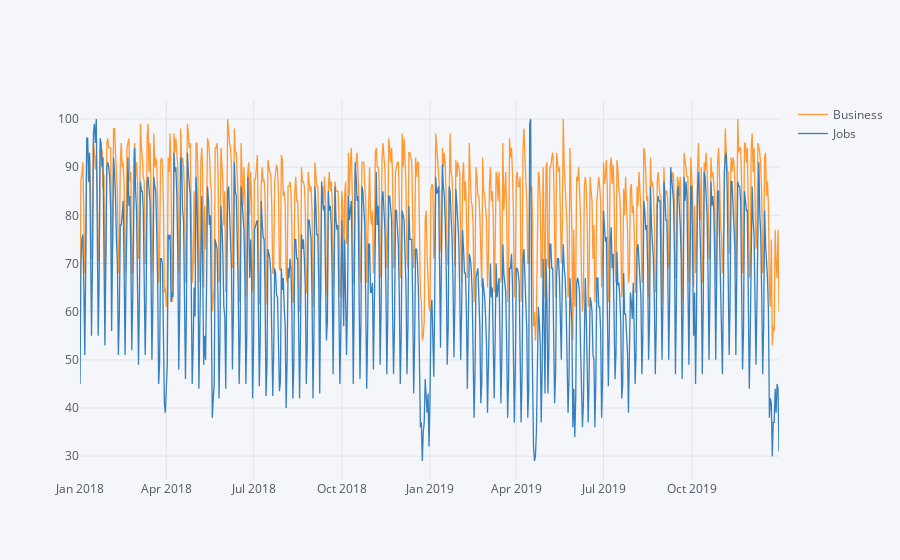

The cell this chart's notebook holds for it:
### Code cell
google_trends.loc['2018':'2019', ['Business','Jobs']].iplot()

### Figure 1 — Plotly figure (JSON) as saved in the notebook; plotly's stock layout.template omitted (floating-point values rounded to 4 significant figures; data arrays with more than 128 entries replaced by an {"elided": "..."} marker saying what was removed)
{"data": [{"line": {"color": "rgba(255, 153, 51, 1.0)", "dash": "solid", "shape": "linear", "width": 1.3}, "mode": "lines", "name": "Business", "text": "", "type": "scatter", "x": {"elided": "730 str values"}, "y": {"elided": "730 float values"}}, {"line": {"color": "rgba(55, 128, 191, 1.0)", "dash": "solid", "shape": "linear", "width": 1.3}, "mode": "lines", "name": "Jobs", "text": "", "type": "scatter", "x": {"elided": "730 str values"}, "y": {"elided": "730 float values"}}], "layout": {"legend": {"bgcolor": "#F5F6F9", "font": {"color": "#4D5663"}}, "paper_bgcolor": "#F5F6F9", "plot_bgcolor": "#F5F6F9", "title": {"font": {"color": "#4D5663"}}, "xaxis": {"gridcolor": "#E1E5ED", "showgrid": true, "tickfont": {"color": "#4D5663"}, "title": {"font": {"color": "#4D5663"}, "text": ""}, "zerolinecolor": "#E1E5ED"}, "yaxis": {"gridcolor": "#E1E5ED", "showgrid": true, "tickfont": {"color": "#4D5663"}, "title": {"font": {"color": "#4D5663"}, "text": ""}, "zerolinecolor": "#E1E5ED"}}}
